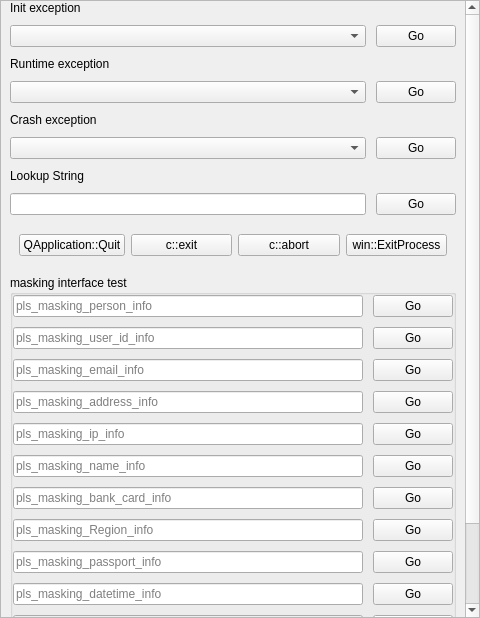
<?xml version="1.0" encoding="UTF-8"?>
<ui version="4.0">
 <class>PLSTestModule</class>
 <widget class="QWidget" name="PLSTestModule">
  <property name="geometry">
   <rect>
    <x>0</x>
    <y>0</y>
    <width>480</width>
    <height>618</height>
   </rect>
  </property>
  <property name="windowTitle">
   <string>Auto Test Module</string>
  </property>
  <layout class="QGridLayout" name="gridLayout_2">
   <property name="leftMargin">
    <number>0</number>
   </property>
   <property name="topMargin">
    <number>0</number>
   </property>
   <property name="rightMargin">
    <number>0</number>
   </property>
   <property name="bottomMargin">
    <number>0</number>
   </property>
   <property name="spacing">
    <number>0</number>
   </property>
   <item row="0" column="0">
    <widget class="QScrollArea" name="scrollArea">
     <property name="widgetResizable">
      <bool>true</bool>
     </property>
     <widget class="QWidget" name="scrollAreaWidgetContents">
      <property name="geometry">
       <rect>
        <x>0</x>
        <y>0</y>
        <width>464</width>
        <height>702</height>
       </rect>
      </property>
      <layout class="QVBoxLayout" name="verticalLayout">
       <property name="spacing">
        <number>6</number>
       </property>
       <property name="leftMargin">
        <number>9</number>
       </property>
       <property name="topMargin">
        <number>0</number>
       </property>
       <property name="rightMargin">
        <number>9</number>
       </property>
       <property name="bottomMargin">
        <number>9</number>
       </property>
       <item>
        <layout class="QGridLayout" name="gridLayout">
         <property name="spacing">
          <number>10</number>
         </property>
         <item row="1" column="1">
          <widget class="QPushButton" name="initExceptionBtn">
           <property name="sizePolicy">
            <sizepolicy hsizetype="Expanding" vsizetype="Fixed">
             <horstretch>0</horstretch>
             <verstretch>0</verstretch>
            </sizepolicy>
           </property>
           <property name="maximumSize">
            <size>
             <width>80</width>
             <height>16777215</height>
            </size>
           </property>
           <property name="text">
            <string>Go</string>
           </property>
          </widget>
         </item>
         <item row="5" column="1">
          <widget class="QPushButton" name="crashExceptionBtn">
           <property name="maximumSize">
            <size>
             <width>80</width>
             <height>16777215</height>
            </size>
           </property>
           <property name="text">
            <string>Go</string>
           </property>
          </widget>
         </item>
         <item row="6" column="0">
          <widget class="QLabel" name="label">
           <property name="maximumSize">
            <size>
             <width>16777215</width>
             <height>30</height>
            </size>
           </property>
           <property name="text">
            <string>Lookup String</string>
           </property>
          </widget>
         </item>
         <item row="1" column="0">
          <widget class="QComboBox" name="initExceptionComboBox">
           <property name="sizePolicy">
            <sizepolicy hsizetype="Expanding" vsizetype="Fixed">
             <horstretch>0</horstretch>
             <verstretch>0</verstretch>
            </sizepolicy>
           </property>
          </widget>
         </item>
         <item row="4" column="0">
          <widget class="QLabel" name="label_16">
           <property name="maximumSize">
            <size>
             <width>16777215</width>
             <height>30</height>
            </size>
           </property>
           <property name="text">
            <string>Crash exception</string>
           </property>
          </widget>
         </item>
         <item row="7" column="0">
          <widget class="QLineEdit" name="lineEditLookupString"/>
         </item>
         <item row="0" column="0">
          <widget class="QLabel" name="label_15">
           <property name="maximumSize">
            <size>
             <width>16777215</width>
             <height>30</height>
            </size>
           </property>
           <property name="text">
            <string>Init exception</string>
           </property>
          </widget>
         </item>
         <item row="7" column="1">
          <widget class="QPushButton" name="pushButtonLookupString">
           <property name="text">
            <string>Go</string>
           </property>
          </widget>
         </item>
         <item row="2" column="0">
          <widget class="QLabel" name="label_17">
           <property name="maximumSize">
            <size>
             <width>16777215</width>
             <height>30</height>
            </size>
           </property>
           <property name="text">
            <string>Runtime exception</string>
           </property>
          </widget>
         </item>
         <item row="3" column="0">
          <widget class="QComboBox" name="runtimeExceptionComboBox">
           <property name="sizePolicy">
            <sizepolicy hsizetype="Expanding" vsizetype="Fixed">
             <horstretch>0</horstretch>
             <verstretch>0</verstretch>
            </sizepolicy>
           </property>
          </widget>
         </item>
         <item row="3" column="1">
          <widget class="QPushButton" name="runtimeExceptionBtn">
           <property name="maximumSize">
            <size>
             <width>80</width>
             <height>16777215</height>
            </size>
           </property>
           <property name="text">
            <string>Go</string>
           </property>
          </widget>
         </item>
         <item row="5" column="0">
          <widget class="QComboBox" name="crashExceptionComboBox">
           <property name="sizePolicy">
            <sizepolicy hsizetype="Expanding" vsizetype="Fixed">
             <horstretch>0</horstretch>
             <verstretch>0</verstretch>
            </sizepolicy>
           </property>
          </widget>
         </item>
         <item row="9" column="0" colspan="2">
          <widget class="QGroupBox" name="groupBox">
           <property name="title">
            <string>masking interface test</string>
           </property>
           <layout class="QGridLayout" name="gridLayout_3">
            <property name="leftMargin">
             <number>0</number>
            </property>
            <property name="topMargin">
             <number>0</number>
            </property>
            <property name="rightMargin">
             <number>0</number>
            </property>
            <property name="bottomMargin">
             <number>0</number>
            </property>
            <property name="spacing">
             <number>10</number>
            </property>
            <item row="10" column="1">
             <widget class="QPushButton" name="pushButton_11">
              <property name="text">
               <string>Go</string>
              </property>
             </widget>
            </item>
            <item row="4" column="0">
             <widget class="QLineEdit" name="lineEdit_5">
              <property name="placeholderText">
               <string>pls_masking_ip_info</string>
              </property>
             </widget>
            </item>
            <item row="6" column="1">
             <widget class="QPushButton" name="pushButton_7">
              <property name="text">
               <string>Go</string>
              </property>
             </widget>
            </item>
            <item row="2" column="1">
             <widget class="QPushButton" name="pushButton_3">
              <property name="text">
               <string>Go</string>
              </property>
             </widget>
            </item>
            <item row="5" column="1">
             <widget class="QPushButton" name="pushButton_6">
              <property name="text">
               <string>Go</string>
              </property>
             </widget>
            </item>
            <item row="1" column="1">
             <widget class="QPushButton" name="pushButton_2">
              <property name="text">
               <string>Go</string>
              </property>
             </widget>
            </item>
            <item row="9" column="1">
             <widget class="QPushButton" name="pushButton_10">
              <property name="text">
               <string>Go</string>
              </property>
             </widget>
            </item>
            <item row="0" column="0">
             <widget class="QLineEdit" name="lineEdit">
              <property name="placeholderText">
               <string>pls_masking_person_info</string>
              </property>
             </widget>
            </item>
            <item row="7" column="0">
             <widget class="QLineEdit" name="lineEdit_8">
              <property name="placeholderText">
               <string>pls_masking_Region_info</string>
              </property>
             </widget>
            </item>
            <item row="1" column="0">
             <widget class="QLineEdit" name="lineEdit_2">
              <property name="placeholderText">
               <string>pls_masking_user_id_info</string>
              </property>
             </widget>
            </item>
            <item row="10" column="0">
             <widget class="QLineEdit" name="lineEdit_11">
              <property name="text">
               <string/>
              </property>
              <property name="placeholderText">
               <string>pls_masking_identify_info</string>
              </property>
             </widget>
            </item>
            <item row="3" column="0">
             <widget class="QLineEdit" name="lineEdit_4">
              <property name="placeholderText">
               <string>pls_masking_address_info</string>
              </property>
             </widget>
            </item>
            <item row="4" column="1">
             <widget class="QPushButton" name="pushButton_5">
              <property name="text">
               <string>Go</string>
              </property>
             </widget>
            </item>
            <item row="0" column="1">
             <widget class="QPushButton" name="pushButton">
              <property name="sizePolicy">
               <sizepolicy hsizetype="Preferred" vsizetype="Fixed">
                <horstretch>0</horstretch>
                <verstretch>0</verstretch>
               </sizepolicy>
              </property>
              <property name="minimumSize">
               <size>
                <width>80</width>
                <height>0</height>
               </size>
              </property>
              <property name="maximumSize">
               <size>
                <width>80</width>
                <height>16777215</height>
               </size>
              </property>
              <property name="text">
               <string>Go</string>
              </property>
             </widget>
            </item>
            <item row="7" column="1">
             <widget class="QPushButton" name="pushButton_8">
              <property name="text">
               <string>Go</string>
              </property>
             </widget>
            </item>
            <item row="8" column="1">
             <widget class="QPushButton" name="pushButton_9">
              <property name="text">
               <string>Go</string>
              </property>
             </widget>
            </item>
            <item row="3" column="1">
             <widget class="QPushButton" name="pushButton_4">
              <property name="text">
               <string>Go</string>
              </property>
             </widget>
            </item>
            <item row="9" column="0">
             <widget class="QLineEdit" name="lineEdit_10">
              <property name="placeholderText">
               <string>pls_masking_datetime_info</string>
              </property>
             </widget>
            </item>
            <item row="6" column="0">
             <widget class="QLineEdit" name="lineEdit_7">
              <property name="placeholderText">
               <string>pls_masking_bank_card_info</string>
              </property>
             </widget>
            </item>
            <item row="11" column="0">
             <widget class="QLineEdit" name="lineEdit_12">
              <property name="text">
               <string/>
              </property>
              <property name="placeholderText">
               <string>pls_masking_int_info</string>
              </property>
             </widget>
            </item>
            <item row="2" column="0">
             <widget class="QLineEdit" name="lineEdit_3">
              <property name="placeholderText">
               <string>pls_masking_email_info</string>
              </property>
             </widget>
            </item>
            <item row="11" column="1">
             <widget class="QPushButton" name="pushButton_12">
              <property name="text">
               <string>Go</string>
              </property>
             </widget>
            </item>
            <item row="8" column="0">
             <widget class="QLineEdit" name="lineEdit_9">
              <property name="placeholderText">
               <string>pls_masking_passport_info</string>
              </property>
             </widget>
            </item>
            <item row="5" column="0">
             <widget class="QLineEdit" name="lineEdit_6">
              <property name="placeholderText">
               <string>pls_masking_name_info</string>
              </property>
             </widget>
            </item>
           </layout>
          </widget>
         </item>
         <item row="10" column="0">
          <widget class="QLineEdit" name="lineEdit_13">
           <property name="text">
            <string/>
           </property>
           <property name="placeholderText">
            <string>pls_masking_double_info</string>
           </property>
          </widget>
         </item>
         <item row="10" column="1">
          <widget class="QPushButton" name="pushButton_13">
           <property name="text">
            <string>Go</string>
           </property>
          </widget>
         </item>
         <item row="8" column="0" colspan="2">
          <widget class="QWidget" name="widget" native="true">
           <layout class="QHBoxLayout" name="horizontalLayout">
            <item>
             <widget class="QPushButton" name="pushButtonQuit">
              <property name="text">
               <string>QApplication::Quit</string>
              </property>
             </widget>
            </item>
            <item>
             <widget class="QPushButton" name="pushButtonExit">
              <property name="text">
               <string>c::exit</string>
              </property>
             </widget>
            </item>
            <item>
             <widget class="QPushButton" name="pushButtonAbort">
              <property name="text">
               <string>c::abort</string>
              </property>
             </widget>
            </item>
            <item>
             <widget class="QPushButton" name="pushButtonExitProcess">
              <property name="text">
               <string>win::ExitProcess</string>
              </property>
             </widget>
            </item>
           </layout>
          </widget>
         </item>
        </layout>
       </item>
      </layout>
     </widget>
    </widget>
   </item>
  </layout>
 </widget>
 <resources/>
 <connections/>
</ui>
